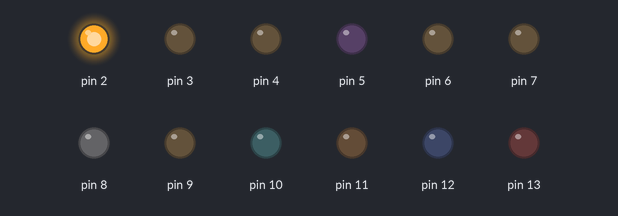
The sketch below on a simulated Arduino Uno, built with avr-gcc and run on an emulated ATmega328P. Shown: output pins drawn as LEDs (lit = HIGH).

Above: at 0.1 s.
At 6.1 s:
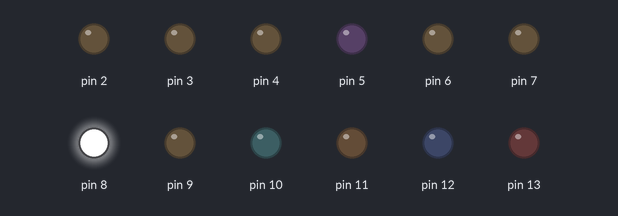
At 10.1 s:
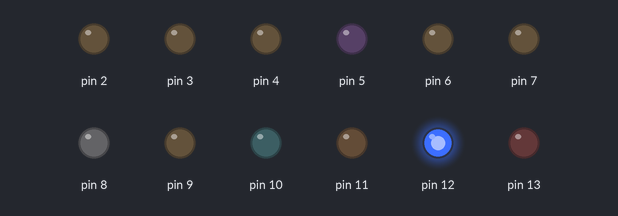
At 19.1 s:
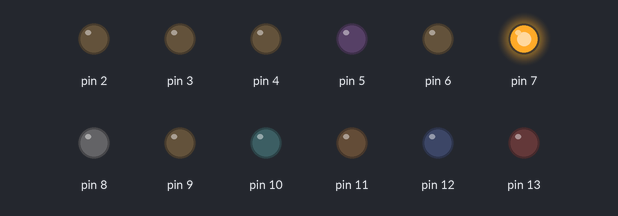
At 28.1 s:
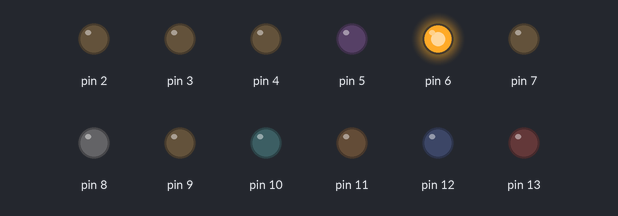
At 39.1 s:
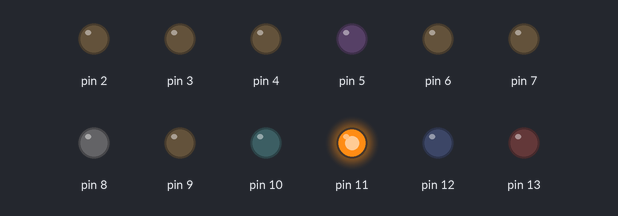
Timing chart, 0 to 40.0 s (numbered marks = the images above):
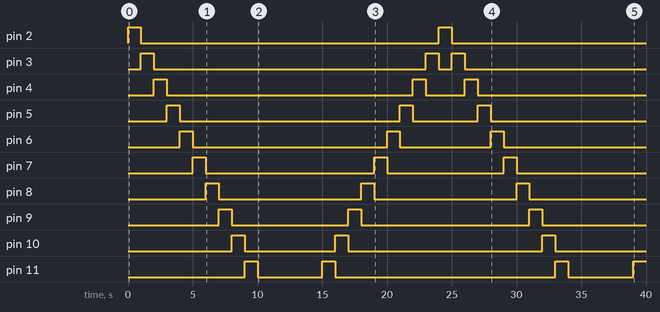

Measured:
- by itself, pin 2: alternates HIGH for 1.0 s and LOW for 23.0 s
- by itself, pin 3: goes HIGH 1.0 s, LOW 21.0 s, HIGH 1.0 s, LOW 1.0 s, HIGH 1.0 s, then LOW
- by itself, pin 4: goes HIGH 1.0 s, LOW 19.0 s, HIGH 1.0 s, LOW 3.0 s, HIGH 1.0 s, then LOW
- by itself, pin 5: goes HIGH 1.0 s, LOW 17.0 s, HIGH 1.0 s, LOW 5.0 s, HIGH 1.0 s, then LOW
- by itself, pin 6: goes HIGH 1.0 s, LOW 15.0 s, HIGH 1.0 s, LOW 7.0 s, HIGH 1.0 s, then LOW
- by itself, pin 7: goes HIGH 1.0 s, LOW 13.0 s, HIGH 1.0 s, LOW 9.0 s, HIGH 1.0 s, then LOW
- by itself, pin 8: alternates HIGH for 1.0 s and LOW for 11.0 s
- by itself, pin 9: goes HIGH 1.0 s, LOW 9.0 s, HIGH 1.0 s, LOW 13.0 s, HIGH 1.0 s, then LOW

The sketch:

sketch.ino
```cpp
void setup(){
  for(int i =2 ; i < 14 ;i++){ // choose pins 2-13
    pinMode(i, OUTPUT); //setup pins as output
  }
}

void allLEDsOff(void){
   for(int i =2 ; i < 14 ;i++){ // choose pins 2-13
 digitalWrite(i, LOW);
  }
}// function to turn off all leds at the sametime

void loop(){
   for(int i =2 ; i < 14 ;i++){ //left to right once then switch off
    allLEDsOff();
    digitalWrite(i, HIGH);
    delay(1000);
  }

   for(int i =14 ; i > 2 ;i--){ // right to left
    allLEDsOff();
    digitalWrite(i, HIGH);
    delay(1000);
  }
}
```
